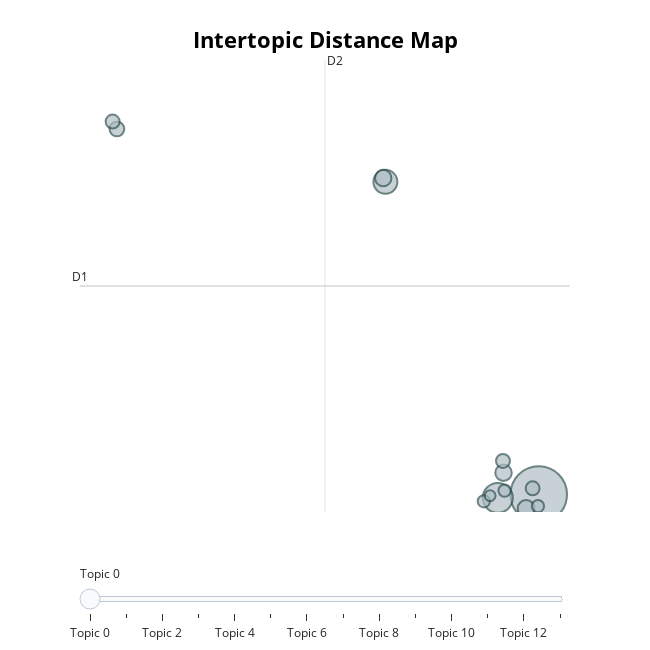
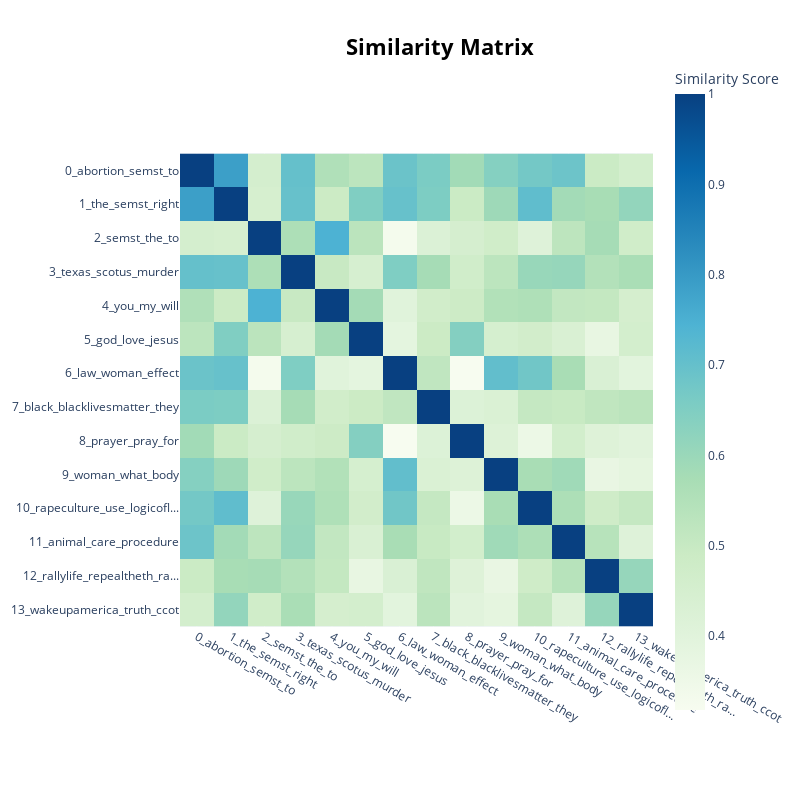

Notebook source saved alongside these figures, in order:
### Code cell
# Import required libraries for BERTopic
from bertopic import BERTopic
from sentence_transformers import SentenceTransformer
import umap
import hdbscan

# Create a SentenceTransformer embedding model.
# "all-MiniLM-L6-v2" is a good balance between speed and performance.
embedding_model = SentenceTransformer("all-MiniLM-L6-v2")

# Define custom UMAP and HDBSCAN models for dimensionality reduction and clustering:
umap_model = umap.UMAP(n_neighbors=15, n_components=5, min_dist=0.0, metric='cosine')
hdbscan_model = hdbscan.HDBSCAN(min_cluster_size=10, metric='euclidean', cluster_selection_method='eom')

# Initialize the BERTopic model with the custom settings
topic_model = BERTopic(
    embedding_model=embedding_model,
    umap_model=umap_model,
    hdbscan_model=hdbscan_model
)

# Prepare the documents for topic modeling from your preprocessed column
docs = df['unified_text'].tolist()

# Fit the BERTopic model and transform the documents into topics
topics, probs = topic_model.fit_transform(docs)

# Add the topic assignments as a new column in the dataframe
df['topic'] = topics

# (Optional) Display the topic distribution information
topic_info = topic_model.get_topic_info()
print(topic_info)

# Visualize the topics using the intertopic distance map.
# This interactive plot shows how the topics are positioned in a 2D space.
intertopic_distance_map = topic_model.visualize_topics()
intertopic_distance_map.show()

# Visualize the similarity heatmap which reflects the cosine similarities
# between topic centroids (or representative embeddings).
similarity_heatmap = topic_model.visualize_heatmap()
similarity_heatmap.show()

# (Optional) Save results to a file
df.to_excel("legalization_of_abortion_result_pre-processing.xlsx", index=False)

### Figure 1 — Plotly figure (JSON) as saved in the notebook; plotly's stock layout.template omitted (floating-point values rounded to 4 significant figures)
{"data": [{"customdata": [[0, "abortion | semst | to | the | is", 296], [1, "the | semst | right | marriage | equality", 83], [2, "semst | the | to | and | it", 53], [3, "texas | scotus | murder | the | law", 26], [4, "you | my | will | want | semst", 25], [5, "god | love | jesus | evil | of", 25], [6, "law | woman | effect | nt | anti", 20], [7, "black | blacklivesmatter | they | matter | womb", 18], [8, "prayer | pray | for | in | st", 18], [9, "woman | what | body | know | semst", 18], [10, "rapeculture | use | logicoflife | body | do", 14], [11, "animal | care | procedure | medical | stance", 14], [12, "rallylife | repealtheth | rally | ireland | demonstration", 14], [13, "wakeupamerica | truth | ccot | co | nra", 11]], "hovertemplate": "<b>Topic %{customdata[0]}</b><br>%{customdata[1]}<br>Size: %{customdata[2]}", "legendgroup": "", "marker": {"color": "#B0BEC5", "line": {"color": "DarkSlateGrey", "width": 2}, "size": [296, 83, 53, 26, 25, 25, 20, 18, 18, 18, 14, 14, 14, 11], "sizemode": "area", "sizeref": 0.185, "symbol": "circle"}, "mode": "markers", "name": "", "orientation": "v", "showlegend": false, "type": "scatter", "x": [13.54, 10.89, 3.587, 12.73, 3.447, 11.26, -13.85, 13.15, 11.22, -14.13, 11.33, 13.49, 9.98, 10.39], "xaxis": "x", "y": [1.391, 1.266, 13.05, 0.869, 13.19, 2.205, 15.02, 1.623, 2.642, 15.3, 1.537, 0.9614, 1.138, 1.347], "yaxis": "y"}], "layout": {"annotations": [{"showarrow": false, "text": "D1", "x": -16.25, "y": 9.166, "yshift": 10}, {"showarrow": false, "text": "D2", "x": -0.3349, "xshift": 10, "y": 17.59}], "height": 650, "hoverlabel": {"bgcolor": "white", "font": {"family": "Rockwell", "size": 16}}, "legend": {"itemsizing": "constant", "tracegroupgap": 0}, "margin": {"t": 60}, "shapes": [{"line": {"color": "#CFD8DC", "width": 2}, "type": "line", "x0": -0.3349, "x1": -0.3349, "y0": 0.7386, "y1": 17.59}, {"line": {"color": "#9E9E9E", "width": 2}, "type": "line", "x0": -16.25, "x1": 15.58, "y0": 9.166, "y1": 9.166}], "sliders": [{"active": 0, "pad": {"t": 50}, "steps": [{"args": [{"marker.color": [["red", "#B0BEC5", "#B0BEC5", "#B0BEC5", "#B0BEC5", "#B0BEC5", "#B0BEC5", "#B0BEC5", "#B0BEC5", "#B0BEC5", "#B0BEC5", "#B0BEC5", "#B0BEC5", "#B0BEC5"]]}], "label": "Topic 0", "method": "update"}, {"args": [{"marker.color": [["#B0BEC5", "red", "#B0BEC5", "#B0BEC5", "#B0BEC5", "#B0BEC5", "#B0BEC5", "#B0BEC5", "#B0BEC5", "#B0BEC5", "#B0BEC5", "#B0BEC5", "#B0BEC5", "#B0BEC5"]]}], "label": "Topic 1", "method": "update"}, {"args": [{"marker.color": [["#B0BEC5", "#B0BEC5", "red", "#B0BEC5", "#B0BEC5", "#B0BEC5", "#B0BEC5", "#B0BEC5", "#B0BEC5", "#B0BEC5", "#B0BEC5", "#B0BEC5", "#B0BEC5", "#B0BEC5"]]}], "label": "Topic 2", "method": "update"}, {"args": [{"marker.color": [["#B0BEC5", "#B0BEC5", "#B0BEC5", "red", "#B0BEC5", "#B0BEC5", "#B0BEC5", "#B0BEC5", "#B0BEC5", "#B0BEC5", "#B0BEC5", "#B0BEC5", "#B0BEC5", "#B0BEC5"]]}], "label": "Topic 3", "method": "update"}, {"args": [{"marker.color": [["#B0BEC5", "#B0BEC5", "#B0BEC5", "#B0BEC5", "red", "#B0BEC5", "#B0BEC5", "#B0BEC5", "#B0BEC5", "#B0BEC5", "#B0BEC5", "#B0BEC5", "#B0BEC5", "#B0BEC5"]]}], "label": "Topic 4", "method": "update"}, {"args": [{"marker.color": [["#B0BEC5", "#B0BEC5", "#B0BEC5", "#B0BEC5", "#B0BEC5", "red", "#B0BEC5", "#B0BEC5", "#B0BEC5", "#B0BEC5", "#B0BEC5", "#B0BEC5", "#B0BEC5", "#B0BEC5"]]}], "label": "Topic 5", "method": "update"}, {"args": [{"marker.color": [["#B0BEC5", "#B0BEC5", "#B0BEC5", "#B0BEC5", "#B0BEC5", "#B0BEC5", "red", "#B0BEC5", "#B0BEC5", "#B0BEC5", "#B0BEC5", "#B0BEC5", "#B0BEC5", "#B0BEC5"]]}], "label": "Topic 6", "method": "update"}, {"args": [{"marker.color": [["#B0BEC5", "#B0BEC5", "#B0BEC5", "#B0BEC5", "#B0BEC5", "#B0BEC5", "#B0BEC5", "red", "#B0BEC5", "#B0BEC5", "#B0BEC5", "#B0BEC5", "#B0BEC5", "#B0BEC5"]]}], "label": "Topic 7", "method": "update"}, {"args": [{"marker.color": [["#B0BEC5", "#B0BEC5", "#B0BEC5", "#B0BEC5", "#B0BEC5", "#B0BEC5", "#B0BEC5", "#B0BEC5", "red", "#B0BEC5", "#B0BEC5", "#B0BEC5", "#B0BEC5", "#B0BEC5"]]}], "label": "Topic 8", "method": "update"}, {"args": [{"marker.color": [["#B0BEC5", "#B0BEC5", "#B0BEC5", "#B0BEC5", "#B0BEC5", "#B0BEC5", "#B0BEC5", "#B0BEC5", "#B0BEC5", "red", "#B0BEC5", "#B0BEC5", "#B0BEC5", "#B0BEC5"]]}], "label": "Topic 9", "method": "update"}, {"args": [{"marker.color": [["#B0BEC5", "#B0BEC5", "#B0BEC5", "#B0BEC5", "#B0BEC5", "#B0BEC5", "#B0BEC5", "#B0BEC5", "#B0BEC5", "#B0BEC5", "red", "#B0BEC5", "#B0BEC5", "#B0BEC5"]]}], "label": "Topic 10", "method": "update"}, {"args": [{"marker.color": [["#B0BEC5", "#B0BEC5", "#B0BEC5", "#B0BEC5", "#B0BEC5", "#B0BEC5", "#B0BEC5", "#B0BEC5", "#B0BEC5", "#B0BEC5", "#B0BEC5", "red", "#B0BEC5", "#B0BEC5"]]}], "label": "Topic 11", "method": "update"}, {"args": [{"marker.color": [["#B0BEC5", "#B0BEC5", "#B0BEC5", "#B0BEC5", "#B0BEC5", "#B0BEC5", "#B0BEC5", "#B0BEC5", "#B0BEC5", "#B0BEC5", "#B0BEC5", "#B0BEC5", "red", "#B0BEC5"]]}], "label": "Topic 12", "method": "update"}, {"args": [{"marker.color": [["#B0BEC5", "#B0BEC5", "#B0BEC5", "#B0BEC5", "#B0BEC5", "#B0BEC5", "#B0BEC5", "#B0BEC5", "#B0BEC5", "#B0BEC5", "#B0BEC5", "#B0BEC5", "#B0BEC5", "red"]]}], "label": "Topic 13", "method": "update"}]}], "title": {"font": {"color": "Black", "size": 22}, "text": "<b>Intertopic Distance Map</b>", "x": 0.5, "xanchor": "center", "y": 0.95, "yanchor": "top"}, "width": 650, "xaxis": {"anchor": "y", "domain": [0, 1], "range": [-16.25, 15.58], "title": {"text": ""}, "visible": false}, "yaxis": {"anchor": "x", "domain": [0, 1], "range": [0.7386, 17.59], "title": {"text": ""}, "visible": false}}}

### Figure 2 — Plotly figure (JSON) as saved in the notebook; plotly's stock layout.template omitted (floating-point values rounded to 4 significant figures; data arrays with more than 128 entries replaced by an {"elided": "..."} marker saying what was removed)
{"data": [{"coloraxis": "coloraxis", "hovertemplate": "x: %{x}<br>y: %{y}<br>Similarity Score: %{z}<extra></extra>", "name": "0", "type": "heatmap", "x": ["0_abortion_semst_to", "1_the_semst_right", "2_semst_the_to", "3_texas_scotus_murder", "4_you_my_will", "5_god_love_jesus", "6_law_woman_effect", "7_black_blacklivesmatter_they", "8_prayer_pray_for", "9_woman_what_body", "10_rapeculture_use_logicofl...", "11_animal_care_procedure", "12_rallylife_repealtheth_ra...", "13_wakeupamerica_truth_ccot"], "xaxis": "x", "y": ["0_abortion_semst_to", "1_the_semst_right", "2_semst_the_to", "3_texas_scotus_murder", "4_you_my_will", "5_god_love_jesus", "6_law_woman_effect", "7_black_blacklivesmatter_they", "8_prayer_pray_for", "9_woman_what_body", "10_rapeculture_use_logicofl...", "11_animal_care_procedure", "12_rallylife_repealtheth_ra...", "13_wakeupamerica_truth_ccot"], "yaxis": "y", "z": {"elided": "14x14 float values"}}], "layout": {"coloraxis": {"colorbar": {"title": {"text": "Similarity Score"}}, "colorscale": [[0, "rgb(247,252,240)"], [0.125, "rgb(224,243,219)"], [0.25, "rgb(204,235,197)"], [0.375, "rgb(168,221,181)"], [0.5, "rgb(123,204,196)"], [0.625, "rgb(78,179,211)"], [0.75, "rgb(43,140,190)"], [0.875, "rgb(8,104,172)"], [1, "rgb(8,64,129)"]]}, "height": 800, "hoverlabel": {"bgcolor": "white", "font": {"family": "Rockwell", "size": 16}}, "legend": {"title": {"text": "Trend"}}, "margin": {"t": 60}, "showlegend": true, "title": {"font": {"color": "Black", "size": 22}, "text": "<b>Similarity Matrix</b>", "x": 0.55, "xanchor": "center", "y": 0.95, "yanchor": "top"}, "width": 800, "xaxis": {"anchor": "y", "constrain": "domain", "domain": [0, 1], "scaleanchor": "y"}, "yaxis": {"anchor": "x", "autorange": "reversed", "constrain": "domain", "domain": [0, 1]}}}
